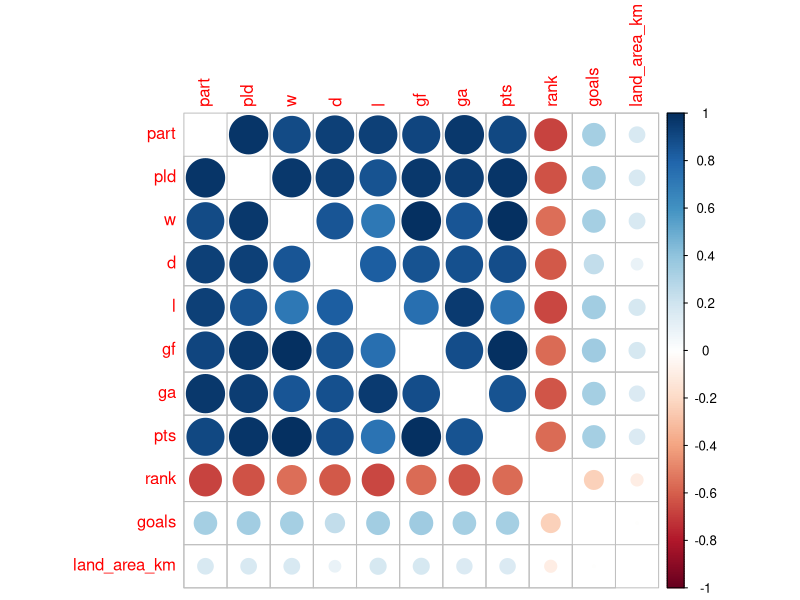
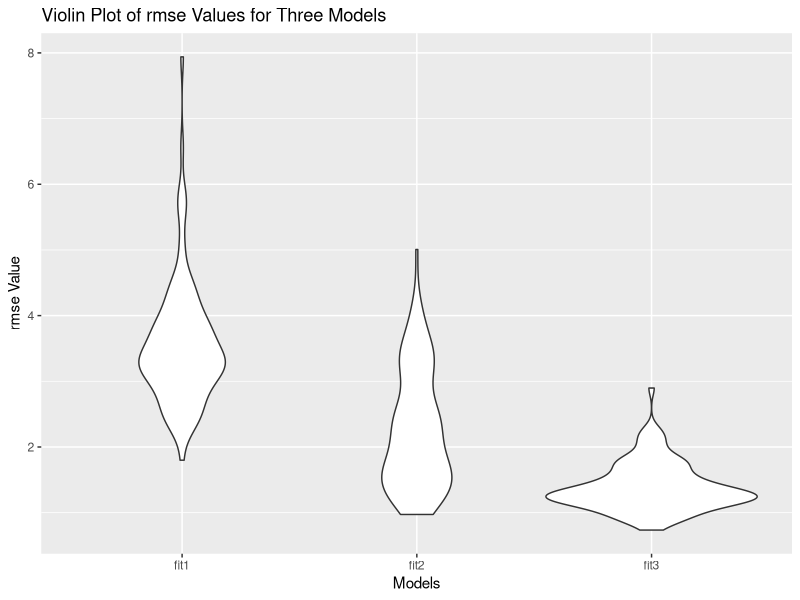

Write R code to recreate these figures, in order.
## ---- chunk 1
options(scipen = 999)
knitr::opts_chunk$set(
	echo = TRUE,
	warning = FALSE,
	message = FALSE,
	fig.width = 12
)

# load packages
library(tidyverse)
library(corrplot)
library(glmnet)
library(modelr)

## ---- chunk 2
data <- read.csv("./data/12_4_dataset.csv") %>% 
  na.omit() %>% 
  select(-country)
num = data[2:14] %>% 
  select(-gd, -player)
corrplot(cor(num),  diag = FALSE)
## ---- chunk 3
cv_df =
  crossv_mc(data, 100) %>% 
  mutate(
    train = map(train, as_tibble),
    test = map(test, as_tibble))%>% 
  mutate(
    train = map(train, as_tibble),
    test = map(test, as_tibble))%>% 
  mutate(
    fit1  = map(train, ~lm(w ~ pld + d + rank, data = .x)),
    fit2  = map(train, ~lm(w ~ pld + d + rank + gf, data = .x)),
    fit3  = map(train, ~lm(w ~ pld + d + rank + gf + ga, data = .x))) %>% 
  mutate(
    rmse_fit1 = map2_dbl(fit1, test, ~rmse(model = .x, data = .y)),
    rmse_fit2 = map2_dbl(fit2, test, ~rmse(model = .x, data = .y)),
    rmse_fit3 = map2_dbl(fit3, test, ~rmse(model = .x, data = .y)))

cv_df %>% 
  select(starts_with("rmse")) %>% 
  pivot_longer(
    everything(),
    names_to = "model", 
    values_to = "rmse",
    names_prefix = "rmse_") %>% 
  mutate(model = fct_inorder(model)) %>% 
  ggplot(aes(x = model, y = rmse)) + geom_violin()+
  ylab("rmse Value") +
  xlab("Models") +
  labs(title = "Violin Plot of rmse Values for Three Models")

## ---- chunk 4
model1=lm(w~pld + d + rank , data = num)
model2=lm(w~pld + d + rank + gf, data = num)
model3=lm(w~pld + d + rank + gf + ga, data = num)
summary(model1)
summary(model2)
summary(model3)
